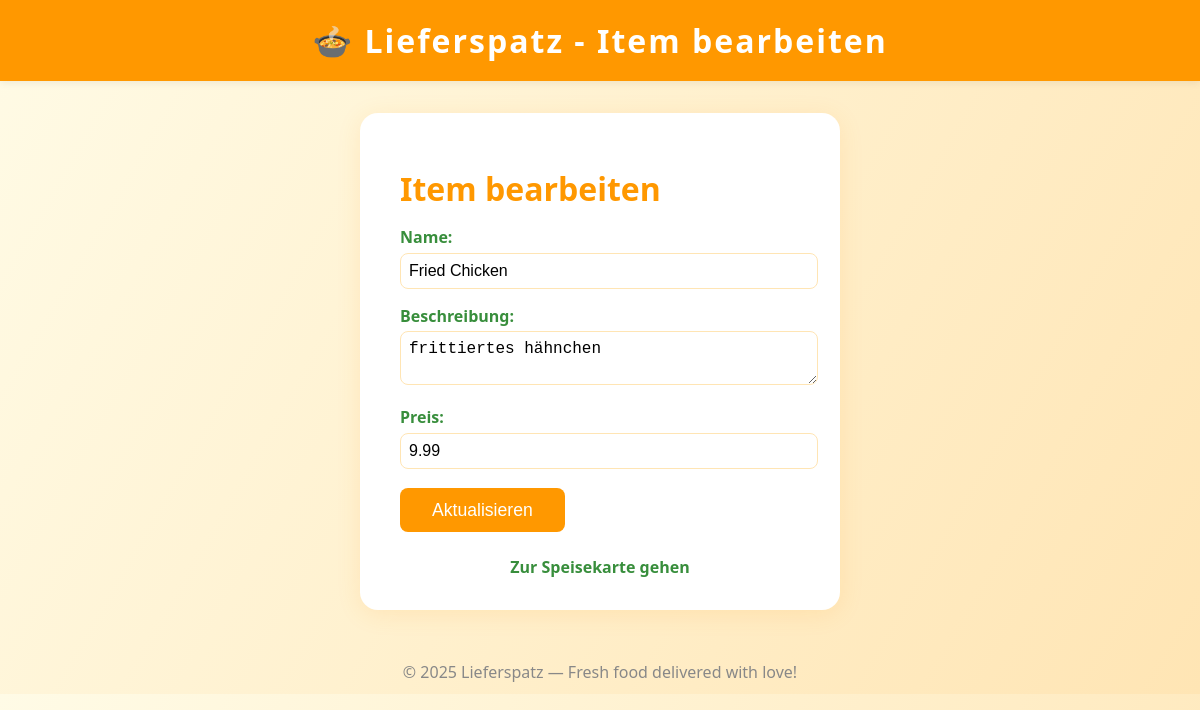
The app's page /edit_item/1 (signed in) with its own data.
### tables this page shows
CREATE TABLE MenuItems (
        id INTEGER PRIMARY KEY,
        restaurant_id INTEGER NOT NULL,
        name TEXT NOT NULL,
        description TEXT,
        price FLOAT NOT NULL,
        image_path TEXT,
        FOREIGN KEY(restaurant_id) REFERENCES Restaurants(id)
    );

### app.py (the view, shortened to what this page needs)
@app.route('/edit_item/<int:item_id>', methods=['GET', 'POST'])
def edit_menu_item(item_id):
    if 'restaurant_id' in session:
        conn = sqlite3.connect('mydatabase.db')
        cursor = conn.cursor()
        file_path = None
        cursor.execute("SELECT * FROM MenuItems WHERE id=?", (item_id,))
        menu_item = cursor.fetchone()
        conn.close()
        return render_template('edit_menu_item.html', menu_item=menu_item)
    return redirect(url_for('login_restaurant'))

### templates/edit_menu_item.html (shortened to what this page needs)
<!DOCTYPE html>
<html lang="en">
<head>
</head>
<body>
    <div class="header">🍲 Lieferspatz - Item bearbeiten</div>
    <div class="container">
        <h1>Item bearbeiten</h1>
        <form action="{{ url_for('edit_menu_item', item_id=menu_item[0]) }}" method="post" enctype="multipart/form-data">
            <label>Name:</label>
            <input type="text" name="name" value="{{ menu_item[2] }}" required>
            <label>Beschreibung:</label>
            <textarea name="description" required>{{ menu_item[3] }}</textarea>
            <label>Preis:</label>
            <input type="text" name="price" value="{{ menu_item[4] }}" required>
            <input type="submit" value="Aktualisieren">
        </form>
        <a href="{{ url_for('view_menu') }}">Zur Speisekarte gehen</a>
    </div>
    <div class="footer">&copy; 2025 Lieferspatz &mdash; Fresh food delivered with love!</div>
</body>
</html>

### templates/edit_menu_item.html (style rules this page uses)
body { background: linear-gradient(120deg, #fffbe6 0%, #ffe5b4 100%); font-family: 'Segoe UI', Arial, sans-serif; margin: 0; }
.header { background: #ff9800; color: #fff; padding: 1.2rem 0; text-align: center; font-size: 2rem; font-weight: bold; letter-spacing: 2px; box-shadow: 0 2px 8px rgba(0,0,0,0.07); }
.container { max-width: 400px; margin: 2rem auto; background: #fff; border-radius: 18px; box-shadow: 0 4px 24px rgba(255,152,0,0.12); padding: 2rem 2.5rem; }
h1 { color: #ff9800; margin-bottom: 0.5rem; }
label { color: #388e3c; font-weight: bold; display: block; margin-top: 1rem; }
input[type="text"], textarea { width: 100%; padding: 0.5rem; border-radius: 8px; border: 1px solid #ffe5b4; margin-top: 0.3rem; font-size: 1rem; }
input[type="submit"] { background: #ff9800; color: #fff; border: none; border-radius: 8px; padding: 0.7rem 2rem; font-size: 1.1rem; cursor: pointer; margin-top: 1.2rem; transition: background 0.2s; }
a { color: #388e3c; text-decoration: none; font-weight: bold; display: block; margin-top: 1.5rem; text-align: center; }
.footer { text-align: center; color: #888; padding: 1.2rem 0 0.7rem 0; font-size: 1rem; }

### records on screen
MenuItems: name "Fried Chicken", description "frittiertes hähnchen", price "9.99"
